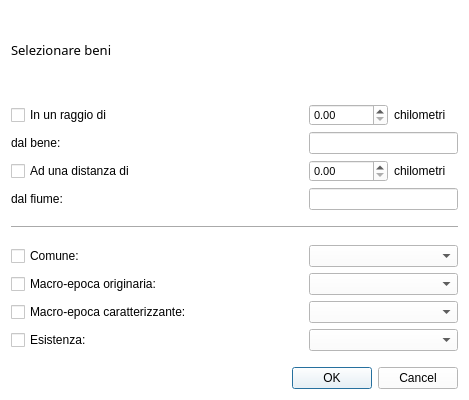
<?xml version="1.0" encoding="UTF-8"?>
<ui version="4.0">
 <class>Dialog</class>
 <widget class="QDialog" name="Dialog">
  <property name="geometry">
   <rect>
    <x>0</x>
    <y>0</y>
    <width>469</width>
    <height>400</height>
   </rect>
  </property>
  <property name="font">
   <font>
    <family>Corbel Light</family>
   </font>
  </property>
  <property name="windowTitle">
   <string>Seleziona beni per geolocalizzazione</string>
  </property>
  <property name="windowOpacity">
   <double>0.950000000000000</double>
  </property>
  <property name="styleSheet">
   <string notr="true">background-color:white;</string>
  </property>
  <layout class="QGridLayout" name="gridLayout">
   <item row="17" column="0" colspan="5">
    <widget class="QDialogButtonBox" name="buttonBox">
     <property name="font">
      <font>
       <family>Segoe UI</family>
       <pointsize>9</pointsize>
      </font>
     </property>
     <property name="cursor">
      <cursorShape>PointingHandCursor</cursorShape>
     </property>
     <property name="orientation">
      <enum>Qt::Horizontal</enum>
     </property>
     <property name="standardButtons">
      <set>QDialogButtonBox::Cancel|QDialogButtonBox::Ok</set>
     </property>
    </widget>
   </item>
   <item row="12" column="1" colspan="4">
    <widget class="QComboBox" name="comboBoxComune">
     <property name="palette">
      <palette>
       <active>
        <colorrole role="Button">
         <brush brushstyle="SolidPattern">
          <color alpha="255">
           <red>255</red>
           <green>255</green>
           <blue>255</blue>
          </color>
         </brush>
        </colorrole>
        <colorrole role="Base">
         <brush brushstyle="SolidPattern">
          <color alpha="255">
           <red>255</red>
           <green>255</green>
           <blue>255</blue>
          </color>
         </brush>
        </colorrole>
        <colorrole role="Window">
         <brush brushstyle="SolidPattern">
          <color alpha="255">
           <red>255</red>
           <green>255</green>
           <blue>255</blue>
          </color>
         </brush>
        </colorrole>
       </active>
       <inactive>
        <colorrole role="Button">
         <brush brushstyle="SolidPattern">
          <color alpha="255">
           <red>255</red>
           <green>255</green>
           <blue>255</blue>
          </color>
         </brush>
        </colorrole>
        <colorrole role="Base">
         <brush brushstyle="SolidPattern">
          <color alpha="255">
           <red>255</red>
           <green>255</green>
           <blue>255</blue>
          </color>
         </brush>
        </colorrole>
        <colorrole role="Window">
         <brush brushstyle="SolidPattern">
          <color alpha="255">
           <red>255</red>
           <green>255</green>
           <blue>255</blue>
          </color>
         </brush>
        </colorrole>
       </inactive>
       <disabled>
        <colorrole role="Button">
         <brush brushstyle="SolidPattern">
          <color alpha="255">
           <red>255</red>
           <green>255</green>
           <blue>255</blue>
          </color>
         </brush>
        </colorrole>
        <colorrole role="Base">
         <brush brushstyle="SolidPattern">
          <color alpha="255">
           <red>255</red>
           <green>255</green>
           <blue>255</blue>
          </color>
         </brush>
        </colorrole>
        <colorrole role="Window">
         <brush brushstyle="SolidPattern">
          <color alpha="255">
           <red>255</red>
           <green>255</green>
           <blue>255</blue>
          </color>
         </brush>
        </colorrole>
       </disabled>
      </palette>
     </property>
     <property name="font">
      <font>
       <family>Segoe UI</family>
       <pointsize>8</pointsize>
      </font>
     </property>
     <property name="cursor">
      <cursorShape>PointingHandCursor</cursorShape>
     </property>
     <property name="styleSheet">
      <string notr="true">QComboBox::item:selected
{
    color: rgb(0, 0, 0);
}</string>
     </property>
    </widget>
   </item>
   <item row="7" column="0">
    <widget class="QCheckBox" name="checkBoxFiume">
     <property name="font">
      <font>
       <family>Segoe UI</family>
       <pointsize>9</pointsize>
      </font>
     </property>
     <property name="cursor">
      <cursorShape>PointingHandCursor</cursorShape>
     </property>
     <property name="toolTip">
      <string>&lt;html&gt;&lt;head/&gt;&lt;body&gt;&lt;p&gt;Testo di esempio per provare tooltip&lt;/p&gt;&lt;/body&gt;&lt;/html&gt;</string>
     </property>
     <property name="whatsThis">
      <string>&lt;html&gt;&lt;head/&gt;&lt;body&gt;&lt;p&gt;Spuntare i checkbox per combinare i parametri di selezione.&lt;/p&gt;&lt;/body&gt;&lt;/html&gt;</string>
     </property>
     <property name="text">
      <string>Ad una distanza di</string>
     </property>
    </widget>
   </item>
   <item row="6" column="0">
    <widget class="QLabel" name="label_3">
     <property name="font">
      <font>
       <family>Segoe UI</family>
       <pointsize>9</pointsize>
      </font>
     </property>
     <property name="text">
      <string>dal bene: </string>
     </property>
    </widget>
   </item>
   <item row="8" column="0">
    <widget class="QLabel" name="label_5">
     <property name="font">
      <font>
       <family>Segoe UI</family>
       <pointsize>9</pointsize>
      </font>
     </property>
     <property name="text">
      <string>dal fiume: </string>
     </property>
    </widget>
   </item>
   <item row="14" column="1" colspan="4">
    <widget class="QComboBox" name="comboBoxEpocaCar">
     <property name="font">
      <font>
       <family>Segoe UI</family>
       <pointsize>8</pointsize>
      </font>
     </property>
     <property name="cursor">
      <cursorShape>PointingHandCursor</cursorShape>
     </property>
    </widget>
   </item>
   <item row="14" column="0">
    <widget class="QCheckBox" name="checkBoxEpocaCar">
     <property name="font">
      <font>
       <family>Segoe UI</family>
       <pointsize>9</pointsize>
      </font>
     </property>
     <property name="cursor">
      <cursorShape>PointingHandCursor</cursorShape>
     </property>
     <property name="toolTip">
      <string>&lt;html&gt;&lt;head/&gt;&lt;body&gt;&lt;p&gt;Testo di esempio per provare tooltip&lt;/p&gt;&lt;/body&gt;&lt;/html&gt;</string>
     </property>
     <property name="whatsThis">
      <string>&lt;html&gt;&lt;head/&gt;&lt;body&gt;&lt;p&gt;Spuntare i checkbox per combinare i parametri di selezione.&lt;/p&gt;&lt;/body&gt;&lt;/html&gt;</string>
     </property>
     <property name="text">
      <string>Macro-epoca caratterizzante:</string>
     </property>
    </widget>
   </item>
   <item row="15" column="0">
    <widget class="QCheckBox" name="checkBoxStato">
     <property name="font">
      <font>
       <family>Segoe UI</family>
       <pointsize>9</pointsize>
      </font>
     </property>
     <property name="cursor">
      <cursorShape>PointingHandCursor</cursorShape>
     </property>
     <property name="toolTip">
      <string>&lt;html&gt;&lt;head/&gt;&lt;body&gt;&lt;p&gt;Testo di esempio per provare tooltip&lt;/p&gt;&lt;/body&gt;&lt;/html&gt;</string>
     </property>
     <property name="whatsThis">
      <string>&lt;html&gt;&lt;head/&gt;&lt;body&gt;&lt;p&gt;Spuntare i checkbox per combinare i parametri di selezione.&lt;/p&gt;&lt;/body&gt;&lt;/html&gt;</string>
     </property>
     <property name="text">
      <string>Esistenza:</string>
     </property>
     <property name="autoExclusive">
      <bool>false</bool>
     </property>
     <property name="tristate">
      <bool>false</bool>
     </property>
    </widget>
   </item>
   <item row="5" column="0">
    <widget class="QCheckBox" name="checkBoxRaggio">
     <property name="font">
      <font>
       <family>Segoe UI</family>
       <pointsize>9</pointsize>
      </font>
     </property>
     <property name="cursor">
      <cursorShape>PointingHandCursor</cursorShape>
     </property>
     <property name="toolTip">
      <string>&lt;html&gt;&lt;head/&gt;&lt;body&gt;&lt;p&gt;Testo di esempio per provare tooltip&lt;/p&gt;&lt;/body&gt;&lt;/html&gt;</string>
     </property>
     <property name="whatsThis">
      <string>&lt;html&gt;&lt;head/&gt;&lt;body&gt;&lt;p&gt;Spuntare i checkbox per combinare i parametri di selezione.&lt;/p&gt;&lt;/body&gt;&lt;/html&gt;</string>
     </property>
     <property name="text">
      <string>In un raggio di</string>
     </property>
    </widget>
   </item>
   <item row="12" column="0">
    <widget class="QCheckBox" name="checkBoxComune">
     <property name="font">
      <font>
       <family>Segoe UI</family>
       <pointsize>9</pointsize>
      </font>
     </property>
     <property name="cursor">
      <cursorShape>PointingHandCursor</cursorShape>
     </property>
     <property name="toolTip">
      <string>&lt;html&gt;&lt;head/&gt;&lt;body&gt;&lt;p&gt;Testo di esempio per provare tooltip&lt;/p&gt;&lt;/body&gt;&lt;/html&gt;</string>
     </property>
     <property name="whatsThis">
      <string>&lt;html&gt;&lt;head/&gt;&lt;body&gt;&lt;p&gt;Spuntare i checkbox per combinare i parametri di selezione.&lt;/p&gt;&lt;/body&gt;&lt;/html&gt;</string>
     </property>
     <property name="text">
      <string>Comune:</string>
     </property>
    </widget>
   </item>
   <item row="9" column="0">
    <spacer name="horizontalSpacer_3">
     <property name="font">
      <font>
       <family>Lucida Sans</family>
       <pointsize>9</pointsize>
      </font>
     </property>
     <property name="orientation">
      <enum>Qt::Horizontal</enum>
     </property>
     <property name="sizeHint" stdset="0">
      <size>
       <width>40</width>
       <height>10</height>
      </size>
     </property>
    </spacer>
   </item>
   <item row="11" column="0">
    <spacer name="horizontalSpacer">
     <property name="font">
      <font>
       <family>Lucida Sans</family>
       <pointsize>9</pointsize>
      </font>
     </property>
     <property name="orientation">
      <enum>Qt::Horizontal</enum>
     </property>
     <property name="sizeHint" stdset="0">
      <size>
       <width>40</width>
       <height>10</height>
      </size>
     </property>
    </spacer>
   </item>
   <item row="15" column="1" colspan="4">
    <widget class="QComboBox" name="comboBoxStato">
     <property name="font">
      <font>
       <family>Segoe UI</family>
       <pointsize>8</pointsize>
      </font>
     </property>
     <property name="cursor">
      <cursorShape>PointingHandCursor</cursorShape>
     </property>
    </widget>
   </item>
   <item row="13" column="0">
    <widget class="QCheckBox" name="checkBoxEpoca">
     <property name="font">
      <font>
       <family>Segoe UI</family>
       <pointsize>9</pointsize>
      </font>
     </property>
     <property name="cursor">
      <cursorShape>PointingHandCursor</cursorShape>
     </property>
     <property name="toolTip">
      <string>&lt;html&gt;&lt;head/&gt;&lt;body&gt;&lt;p&gt;Testo di esempio per provare tooltip&lt;/p&gt;&lt;/body&gt;&lt;/html&gt;</string>
     </property>
     <property name="whatsThis">
      <string>&lt;html&gt;&lt;head/&gt;&lt;body&gt;&lt;p&gt;Spuntare i checkbox per combinare i parametri di selezione.&lt;/p&gt;&lt;/body&gt;&lt;/html&gt;</string>
     </property>
     <property name="text">
      <string>Macro-epoca originaria:</string>
     </property>
    </widget>
   </item>
   <item row="7" column="1">
    <widget class="QDoubleSpinBox" name="doubleSpinBox_2">
     <property name="font">
      <font>
       <family>Segoe UI</family>
       <pointsize>8</pointsize>
      </font>
     </property>
     <property name="cursor">
      <cursorShape>PointingHandCursor</cursorShape>
     </property>
     <property name="whatsThis">
      <string>&lt;html&gt;&lt;head/&gt;&lt;body&gt;&lt;p&gt;Scegliere una distanza per selezionare tutti i beni compresi in questa distanza dal fiume dato.&lt;/p&gt;&lt;/body&gt;&lt;/html&gt;</string>
     </property>
     <property name="maximum">
      <double>11000000.000000000000000</double>
     </property>
    </widget>
   </item>
   <item row="2" column="0" colspan="2">
    <widget class="QLabel" name="label">
     <property name="font">
      <font>
       <family>Lucida Sans</family>
       <pointsize>10</pointsize>
       <weight>50</weight>
       <bold>false</bold>
      </font>
     </property>
     <property name="text">
      <string>Selezionare beni</string>
     </property>
    </widget>
   </item>
   <item row="7" column="2">
    <widget class="QLabel" name="label_4">
     <property name="font">
      <font>
       <family>Segoe UI</family>
       <pointsize>9</pointsize>
      </font>
     </property>
     <property name="text">
      <string>chilometri</string>
     </property>
    </widget>
   </item>
   <item row="10" column="0" colspan="5">
    <widget class="Line" name="line">
     <property name="font">
      <font>
       <family>Lucida Sans</family>
       <pointsize>9</pointsize>
      </font>
     </property>
     <property name="orientation">
      <enum>Qt::Horizontal</enum>
     </property>
    </widget>
   </item>
   <item row="6" column="1" colspan="4">
    <widget class="QLineEdit" name="lineEdit">
     <property name="font">
      <font>
       <family>Segoe UI</family>
       <pointsize>8</pointsize>
      </font>
     </property>
     <property name="whatsThis">
      <string>&lt;html&gt;&lt;head/&gt;&lt;body&gt;&lt;p&gt;Selezionare un bene per ID o Identificativo.&lt;/p&gt;&lt;/body&gt;&lt;/html&gt;</string>
     </property>
     <property name="clearButtonEnabled">
      <bool>false</bool>
     </property>
    </widget>
   </item>
   <item row="13" column="1" colspan="4">
    <widget class="QComboBox" name="comboBoxEpoca">
     <property name="font">
      <font>
       <family>Segoe UI</family>
       <pointsize>8</pointsize>
      </font>
     </property>
     <property name="cursor">
      <cursorShape>PointingHandCursor</cursorShape>
     </property>
    </widget>
   </item>
   <item row="8" column="1" colspan="4">
    <widget class="QLineEdit" name="lineEdit_2">
     <property name="font">
      <font>
       <family>Segoe UI</family>
       <pointsize>8</pointsize>
      </font>
     </property>
     <property name="whatsThis">
      <string>&lt;html&gt;&lt;head/&gt;&lt;body&gt;&lt;p&gt;Selezionare un fiume.&lt;/p&gt;&lt;/body&gt;&lt;/html&gt;</string>
     </property>
     <property name="clearButtonEnabled">
      <bool>false</bool>
     </property>
    </widget>
   </item>
   <item row="5" column="1">
    <widget class="QDoubleSpinBox" name="doubleSpinBox">
     <property name="font">
      <font>
       <family>Segoe UI</family>
       <pointsize>8</pointsize>
      </font>
     </property>
     <property name="cursor">
      <cursorShape>PointingHandCursor</cursorShape>
     </property>
     <property name="whatsThis">
      <string>&lt;html&gt;&lt;head/&gt;&lt;body&gt;&lt;p&gt;Selezionare un raggio per visualizzare tutti i beni compresi all'interno del raggio a partire dal bene dato.&lt;/p&gt;&lt;/body&gt;&lt;/html&gt;</string>
     </property>
     <property name="maximum">
      <double>11000000.000000000000000</double>
     </property>
    </widget>
   </item>
   <item row="16" column="0" colspan="2">
    <spacer name="horizontalSpacer_2">
     <property name="font">
      <font>
       <family>Lucida Sans</family>
       <pointsize>9</pointsize>
      </font>
     </property>
     <property name="orientation">
      <enum>Qt::Horizontal</enum>
     </property>
     <property name="sizeHint" stdset="0">
      <size>
       <width>40</width>
       <height>10</height>
      </size>
     </property>
    </spacer>
   </item>
   <item row="5" column="2">
    <widget class="QLabel" name="label_2">
     <property name="font">
      <font>
       <family>Segoe UI</family>
       <pointsize>9</pointsize>
      </font>
     </property>
     <property name="text">
      <string>chilometri</string>
     </property>
    </widget>
   </item>
   <item row="4" column="0">
    <spacer name="horizontalSpacer_4">
     <property name="font">
      <font>
       <family>Lucida Sans</family>
       <pointsize>9</pointsize>
      </font>
     </property>
     <property name="orientation">
      <enum>Qt::Horizontal</enum>
     </property>
     <property name="sizeHint" stdset="0">
      <size>
       <width>40</width>
       <height>10</height>
      </size>
     </property>
    </spacer>
   </item>
  </layout>
 </widget>
 <resources/>
 <connections>
  <connection>
   <sender>buttonBox</sender>
   <signal>accepted()</signal>
   <receiver>Dialog</receiver>
   <slot>accept()</slot>
   <hints>
    <hint type="sourcelabel">
     <x>248</x>
     <y>254</y>
    </hint>
    <hint type="destinationlabel">
     <x>157</x>
     <y>274</y>
    </hint>
   </hints>
  </connection>
  <connection>
   <sender>buttonBox</sender>
   <signal>rejected()</signal>
   <receiver>Dialog</receiver>
   <slot>reject()</slot>
   <hints>
    <hint type="sourcelabel">
     <x>316</x>
     <y>260</y>
    </hint>
    <hint type="destinationlabel">
     <x>286</x>
     <y>274</y>
    </hint>
   </hints>
  </connection>
 </connections>
</ui>
